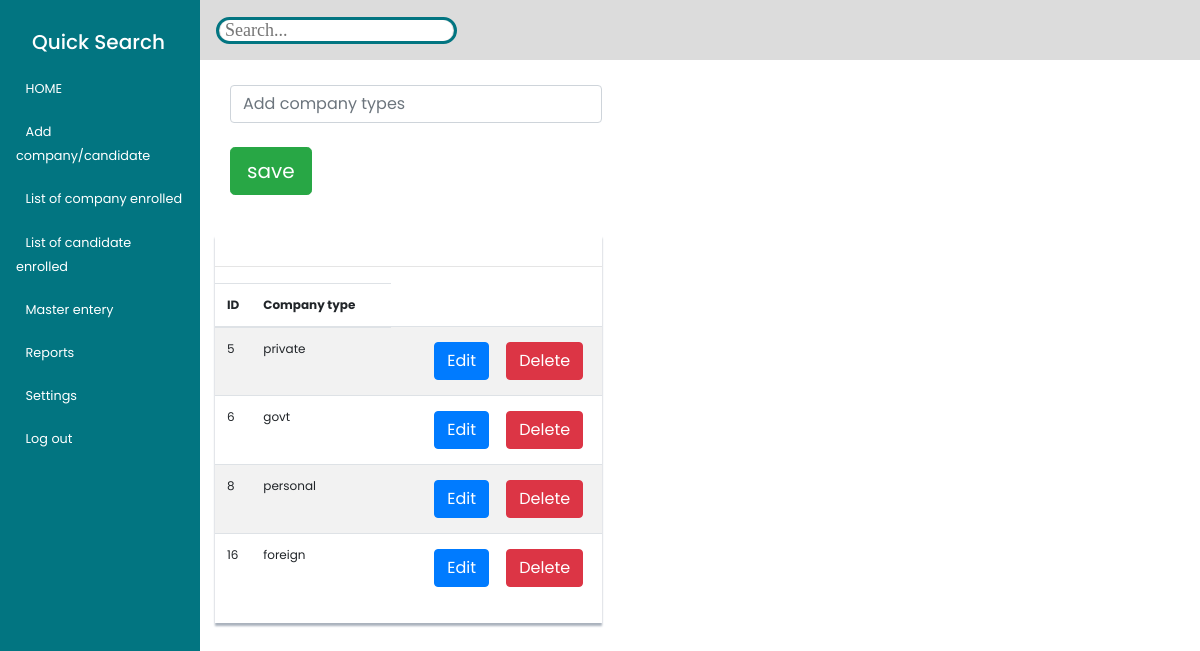
The page /admin/companytype.php on the database its author committed.
### tables this page shows
CREATE TABLE `company_table` (
  `id` int(11) NOT NULL,
  `company_type` varchar(60) NOT NULL
);

### admin/companytype.php (the view, shortened to what this page needs)
<?php
include 'admin_dashboard.php';
?>
<!DOCTYPE html>
<html lang="en">
<head>
    <link rel="stylesheet" href="content_style.css">
</head>
<body>
<section id="main-content">
      <section class="wrapper">
        <div class="row mt">
          <div class="col-lg-12">
            <div class="form-panel">
            <br>
              <h4 class="mb">Add the required inputs</h4>
              <br>
                <div class="col-sm-12">
                    <form action="" method="POST" enctype="multipart/form-data">
                    <div class="form-group">
                    <input type="text" name="company" class="form-control" placeholder="Add company types"><br>
                    <input type="submit" name="commit" class="btn btn-success btn-lg"  value="save"><br><br>
                        </div>
                     </form>
                </div>
       <div class="content-panel">
          <table class="table table-striped table-advance table-hover">
              <hr>
                <thead>
                  <tr>
                    <th>ID</th>
                    <th> Company type</th>
                    <th></th>
                  </tr>
                </thead>
                <tbody>
                <?php
                  $result = mysqli_query($conn,"SELECT * FROM company_table");
                  while($row = mysqli_fetch_array($result)){
                      ?>
                  <tr>
                    <td>
                      <?php echo $row['id']; ?>
                    </td>
                    <td> <?php echo $row['company_type']; ?></td>
                    <td></td>
                    <td></td>
                    <td>
                     <a href="update_company.php?id=<?php echo $row['id']; ?>">
                      <button class="btn btn-primary btn-xs"> Edit</button></a>
                      <a href="companytype.php?id=<?php echo $row['id']; ?>" onClick="return confirm('Are you sure you want to delete &quot; <?php echo $row['company_type']; ?>&quot;'); return false">
                      <button class="btn btn-danger btn-xs">Delete</button></a> </td>
                  </tr>
                  <?php
                     }
                      ?>
                </tbody>
              </table>
          </div>
        </div>
      </section>
    </section>
 </body>
</html>

### admin/style.css (style rules this page uses)
:root { --main-color: #027581; --color-dark: #1d2231; --text-grey: #8390a2; }
* { font-family: "Poppins", sans-serif; margin: 0; padding: 0; text-decoration: none; list-style-type: none; box-sizing: border-box; }

### admin/content_style.css (style rules this page uses)
:root { --main-color: #027581; --color-dark: #1d2231; --text-grey: #8390a2; }
* { font-family: "Poppins", sans-serif; margin: 0; padding: 0; text-decoration: none; list-style-type: none; box-sizing: border-box; }
.content-panel { background: #ffffff; box-shadow: 0px 3px 2px #aab2bd; padding-top: 15px; padding-bottom: 5px; margin-right: 15px; font-size: 12px; }
.content-panel button { margin: 3px; }
.content-panel a { text-decoration: none; padding: 2px 4px 2px 4px; }
#main-content { margin-left: 215px; width: fit-content; }

### rows shown on the page
company_table: id "5", company_type "private"
company_table: id "6", company_type "govt"
company_table: id "8", company_type "personal"
company_table: id "16", company_type "foreign"
